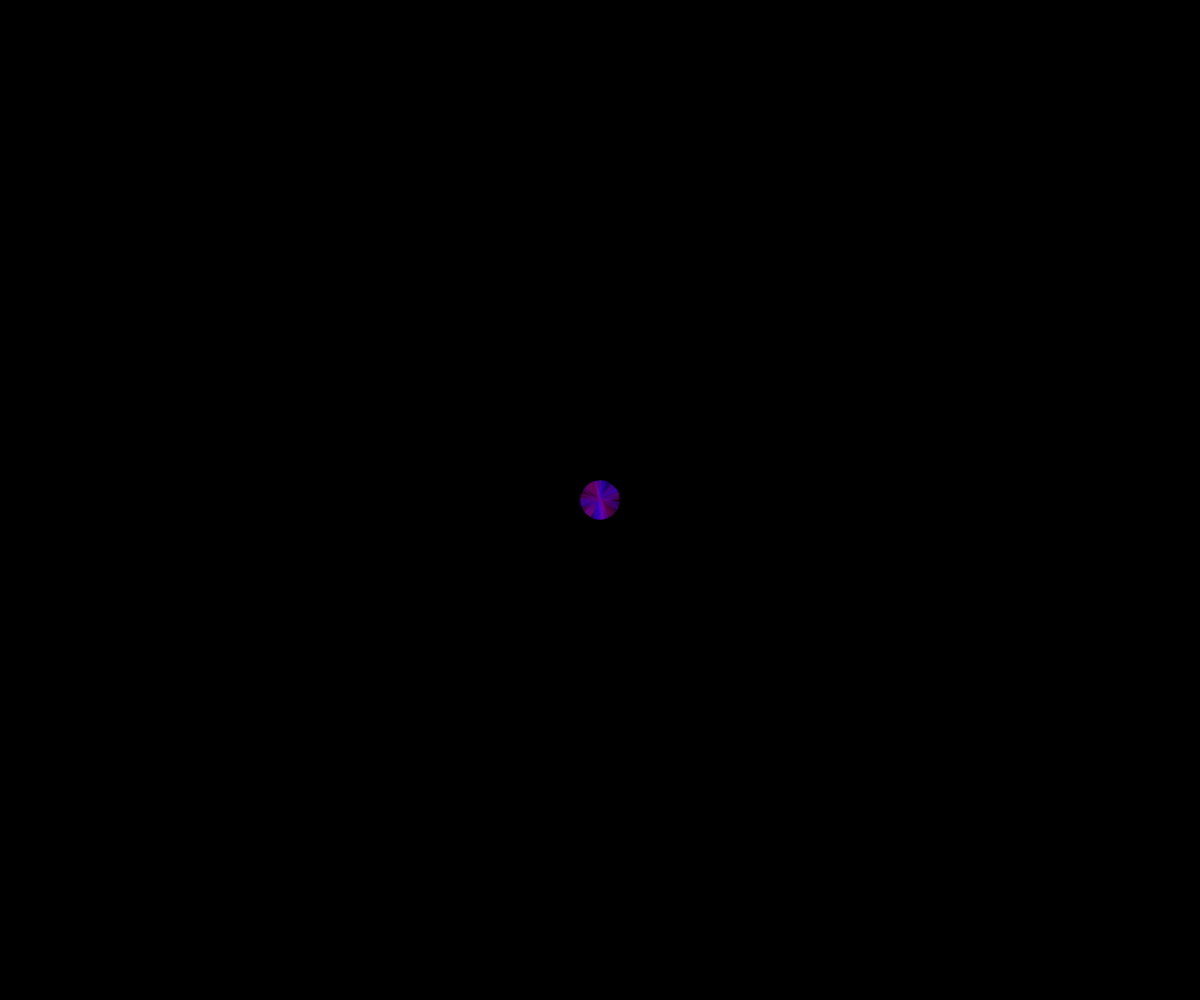
Frame 1 (no input)
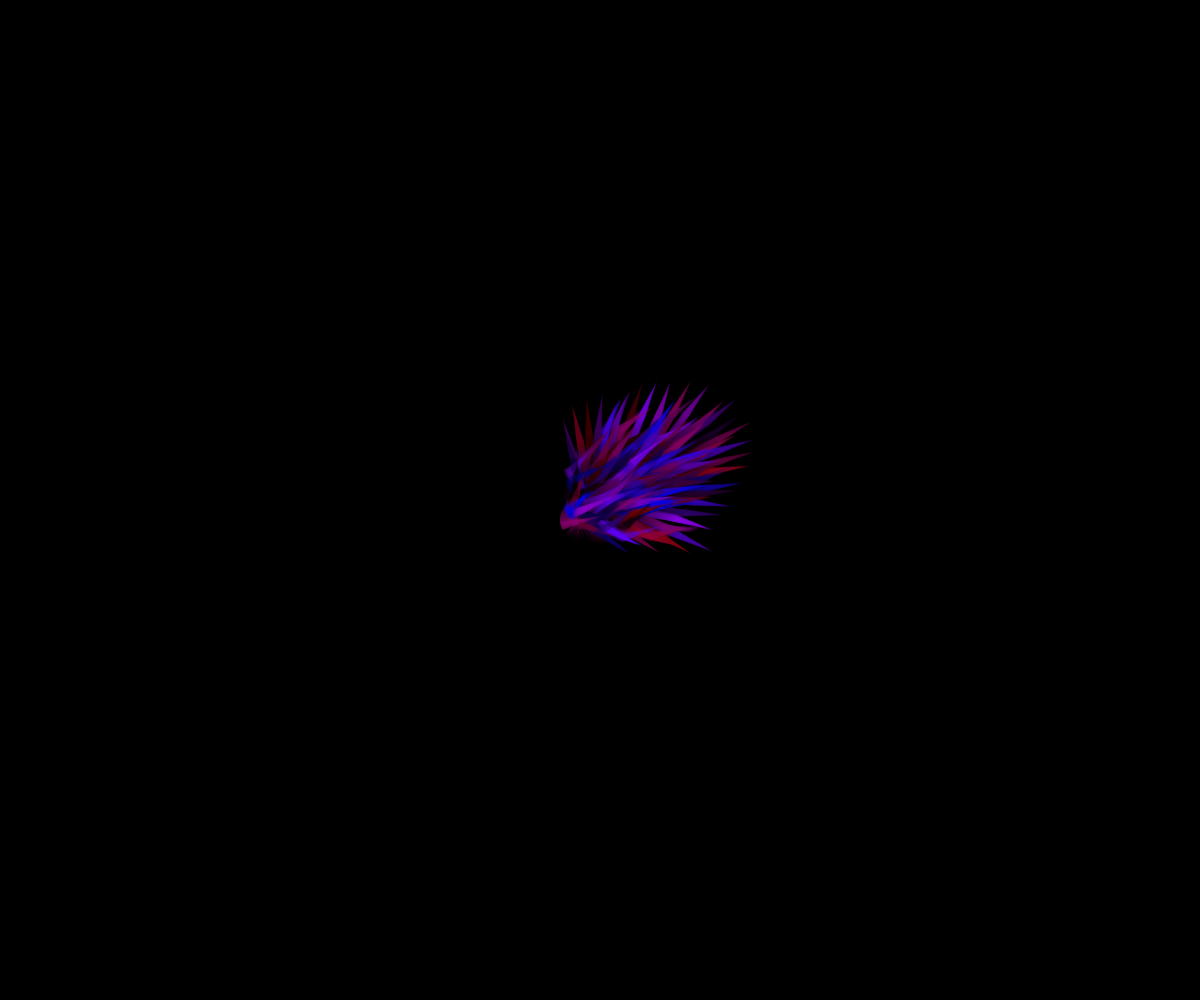
Frame 60 (no input)
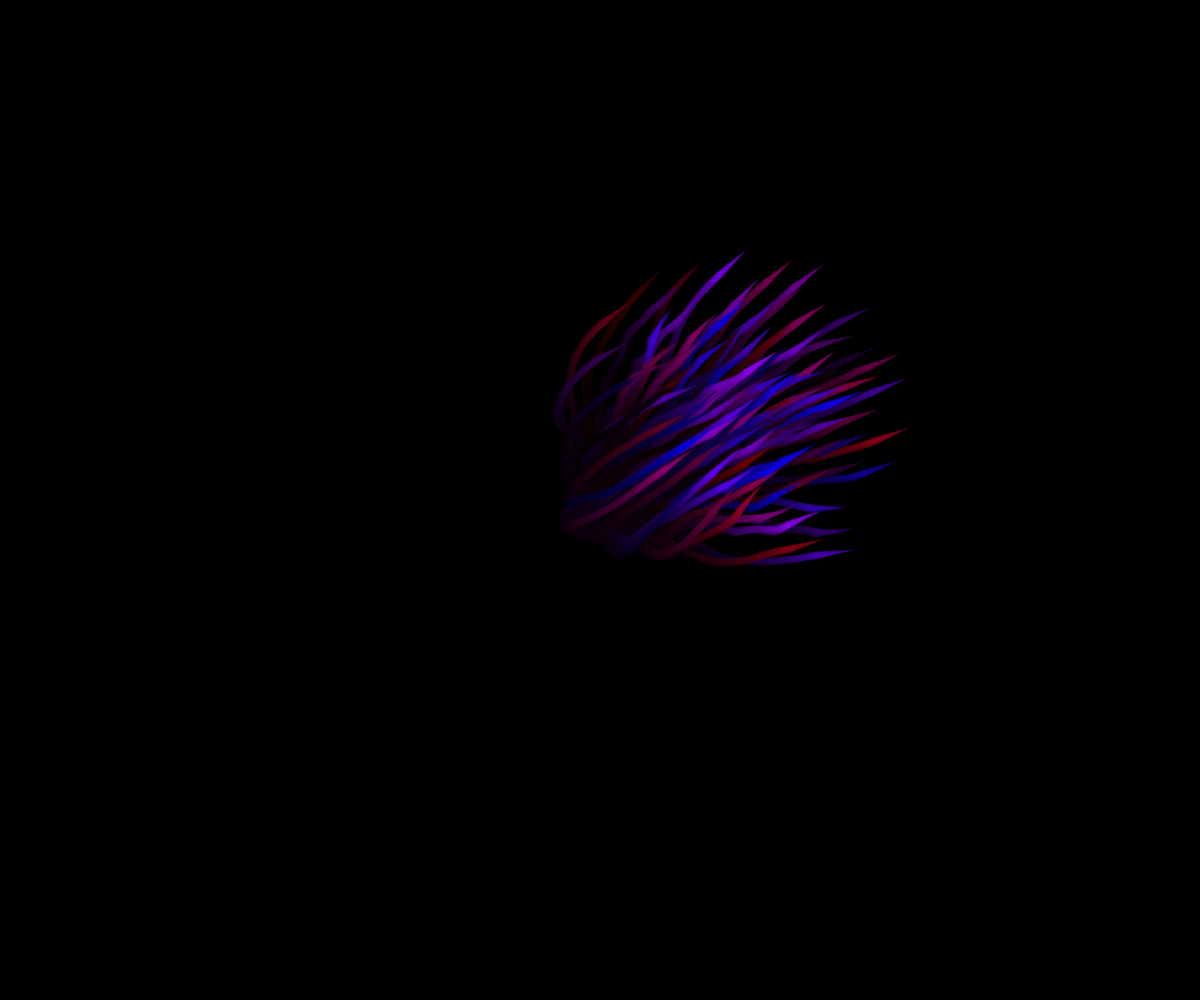
Frame 120 (the mouse pressed at the canvas centre since frame 60)

The p5.js sketch that drew these frames (run headless with seeded random() and noise() and a simulated clock; from frame 60 on, the mouse is pressed at the canvas centre):

// p5.js sketch
// ── sketch.js

let flock;

function setup() {
  const backgroundSketch = createCanvas(windowWidth,windowHeight);
//   createP("Drag the mouse to generate new boids.");
  background(0)
  backgroundSketch.position(0,0)
  backgroundSketch.style("z-index",-1)
  flock = new Flock();
  // Add an initial set of boids into the system
  for (let i = 0; i < 100; i++) {
    let b = new Boid(width / 2,height / 2);
    flock.addBoid(b);
  }
}

// function windowResized() {
//   resizeCanvas(windowWidth, windowHeight);
// }
function draw() {
  // resizeCanvas(windowWidth,windowHeight);
  fill(0,10)
  noStroke();
  rect(0,0,windowWidth,windowHeight)
  flock.run();
}

// Add a new boid into the System
function mouseDragged() {
  flock.addBoid(new Boid(mouseX, mouseY));
}

function Flock() {
  // An array for all the boids
  this.boids = []; // Initialize the array
}

Flock.prototype.run = function() {
  for (let i = 0; i < this.boids.length; i++) {
    this.boids[i].run(this.boids);  // Passing the entire list of boids to each boid individually
  }
}

Flock.prototype.addBoid = function(b) {
  this.boids.push(b);
}

// The Nature of Code
// Daniel Shiffman
// http://natureofcode.com

// Boid class
// Methods for Separation, Cohesion, Alignment added

function Boid(x, y) {
  this.acceleration = createVector(0, 0);
  this.velocity = createVector(random(-1, 1), random(-1, 1));
  this.position = createVector(x, y);
  this.r = 4.0;
  this.maxspeed = 3;    // Maximum speed
  this.maxforce = 0.05; // Maximum steering force
  this.red =random(150);
  this.green = random(150);
  this.blue = random(255);
}

Boid.prototype.run = function(boids) {
  this.flock(boids);
  this.update();
  this.borders();
  this.render();
}

Boid.prototype.applyForce = function(force) {
  // We could add mass here if we want A = F / M
  this.acceleration.add(force);
}

// We accumulate a new acceleration each time based on three rules
Boid.prototype.flock = function(boids) {
  let sep = this.separate(boids);   // Separation
  let ali = this.align(boids);      // Alignment
  let coh = this.cohesion(boids);   // Cohesion
  // Arbitrarily weight these forces
  sep.mult(1.5);
  ali.mult(1.0);
  coh.mult(1.0);
  // Add the force vectors to acceleration
  this.applyForce(sep);
  this.applyForce(ali);
  this.applyForce(coh);
}

// Method to update location
Boid.prototype.update = function() {
  // Update velocity
  this.velocity.add(this.acceleration);
  // Limit speed
  this.velocity.limit(this.maxspeed);
  this.position.add(this.velocity);
  // Reset accelertion to 0 each cycle
  this.acceleration.mult(0);
}

// A method that calculates and applies a steering force towards a target
// STEER = DESIRED MINUS VELOCITY
Boid.prototype.seek = function(target) {
  let desired = p5.Vector.sub(target,this.position);  // A vector pointing from the location to the target
  // Normalize desired and scale to maximum speed
  desired.normalize();
  desired.mult(this.maxspeed);
  // Steering = Desired minus Velocity
  let steer = p5.Vector.sub(desired,this.velocity);
  steer.limit(this.maxforce);  // Limit to maximum steering force
  return steer;
}

Boid.prototype.render = function() {
  // Draw a triangle rotated in the direction of velocity
  let theta = this.velocity.heading() + radians(90);
  fill(color(this.red,0,this.blue,80));
  // stroke(200);
  noStroke()
  push();
  translate(this.position.x, this.position.y);
  rotate(theta);
  beginShape();
  vertex(0, -this.r * 5);
  vertex(-this.r, this.r * 5);
  vertex(this.r, this.r * 5);
  endShape(CLOSE);
  pop();
}

// Wraparound
Boid.prototype.borders = function() {
  if (this.position.x < -this.r)  this.position.x = width + this.r;
  if (this.position.y < -this.r)  this.position.y = height + this.r;
  if (this.position.x > width + this.r) this.position.x = -this.r;
  if (this.position.y > height + this.r) this.position.y = -this.r;
}

// Separation
// Method checks for nearby boids and steers away
Boid.prototype.separate = function(boids) {
  let desiredseparation = 25.0;
  let steer = createVector(0, 0);
  let count = 0;
  // For every boid in the system, check if it's too close
  for (let i = 0; i < boids.length; i++) {
    let d = p5.Vector.dist(this.position,boids[i].position);
    // If the distance is greater than 0 and less than an arbitrary amount (0 when you are yourself)
    if ((d > 0) && (d < desiredseparation)) {
      // Calculate vector pointing away from neighbor
      let diff = p5.Vector.sub(this.position, boids[i].position);
      diff.normalize();
      diff.div(d);        // Weight by distance
      steer.add(diff);
      count++;            // Keep track of how many
    }
  }
  // Average -- divide by how many
  if (count > 0) {
    steer.div(count);
  }

  // As long as the vector is greater than 0
  if (steer.mag() > 0) {
    // Implement Reynolds: Steering = Desired - Velocity
    steer.normalize();
    steer.mult(this.maxspeed);
    steer.sub(this.velocity);
    steer.limit(this.maxforce);
  }
  return steer;
}

// Alignment
// For every nearby boid in the system, calculate the average velocity
Boid.prototype.align = function(boids) {
  let neighbordist = 50;
  let sum = createVector(0,0);
  let count = 0;
  for (let i = 0; i < boids.length; i++) {
    let d = p5.Vector.dist(this.position,boids[i].position);
    if ((d > 0) && (d < neighbordist)) {
      sum.add(boids[i].velocity);
      count++;
    }
  }
  if (count > 0) {
    sum.div(count);
    sum.normalize();
    sum.mult(this.maxspeed);
    let steer = p5.Vector.sub(sum, this.velocity);
    steer.limit(this.maxforce);
    return steer;
  } else {
    return createVector(0, 0);
  }
}

// Cohesion
// For the average location (i.e. center) of all nearby boids, calculate steering vector towards that location
Boid.prototype.cohesion = function(boids) {
  let neighbordist = 50;
  let sum = createVector(0, 0);   // Start with empty vector to accumulate all locations
  let count = 0;
  for (let i = 0; i < boids.length; i++) {
    let d = p5.Vector.dist(this.position,boids[i].position);
    if ((d > 0) && (d < neighbordist)) {
      sum.add(boids[i].position); // Add location
      count++;
    }
  }
  if (count > 0) {
    sum.div(count);
    return this.seek(sum);  // Steer towards the location
  } else {
    return createVector(0, 0);
  }
}



// ── bundle.js
(function(){function r(e,n,t){function o(i,f){if(!n[i]){if(!e[i]){var c="function"==typeof require&&require;if(!f&&c)return c(i,!0);if(u)return u(i,!0);var a=new Error("Cannot find module '"+i+"'");throw a.code="MODULE_NOT_FOUND",a}var p=n[i]={exports:{}};e[i][0].call(p.exports,function(r){var n=e[i][1][r];return o(n||r)},p,p.exports,r,e,n,t)}return n[i].exports}for(var u="function"==typeof require&&require,i=0;i<t.length;i++)o(t[i]);return o}return r})()({1:[function(require,module,exports){
alert("loaded!")
},{}]},{},[1]);

// ── styles.css
*{
    box-sizing: border-box;
}
/* canvas{
    z-index:-1
} */
body{
    background-color: black;
}
